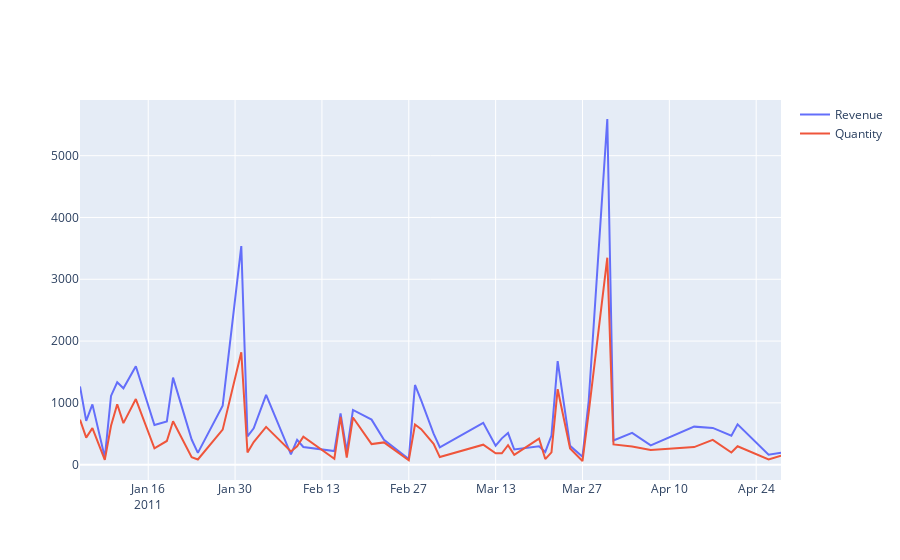

Here is the notebook cell this chart was saved with:
### Code cell
fig = go.Figure()
fig.add_trace(go.Scatter(x=df['index'], y=df['Revenue'],
                    mode='lines',
                    name='Revenue'))
fig.add_trace(go.Scatter(x=df['index'], y=df['Quantity'],
                    mode='lines',
                    name='Quantity'))
fig.show()
